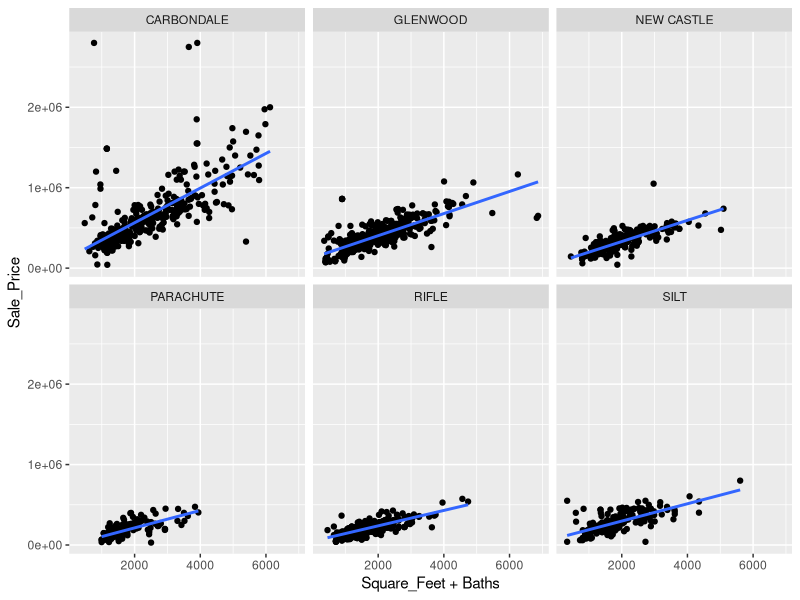
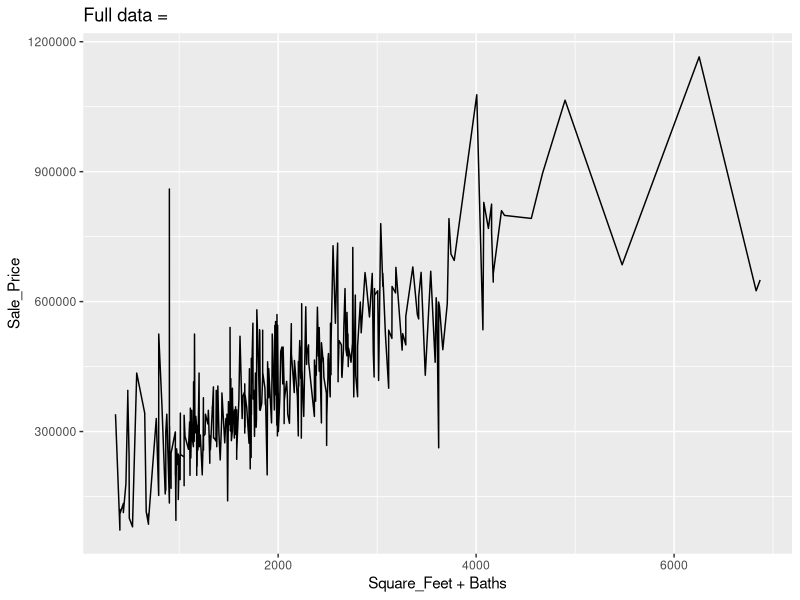
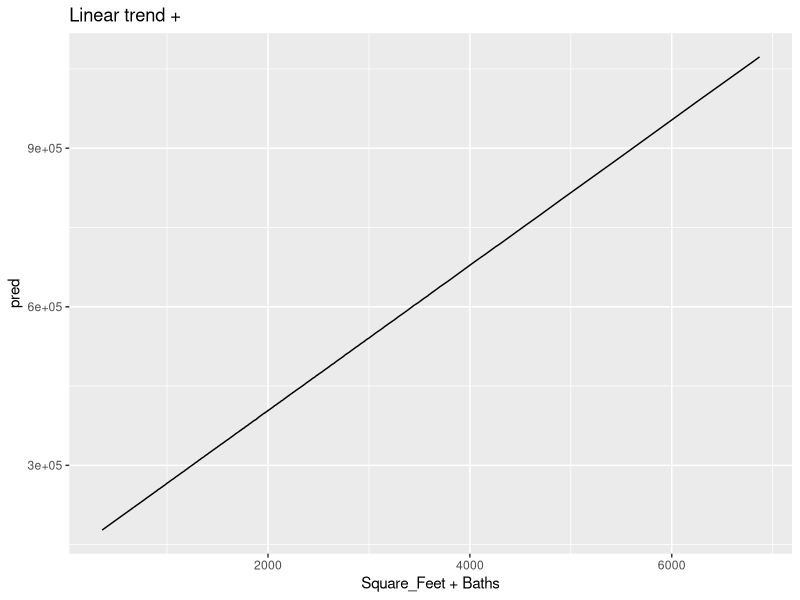
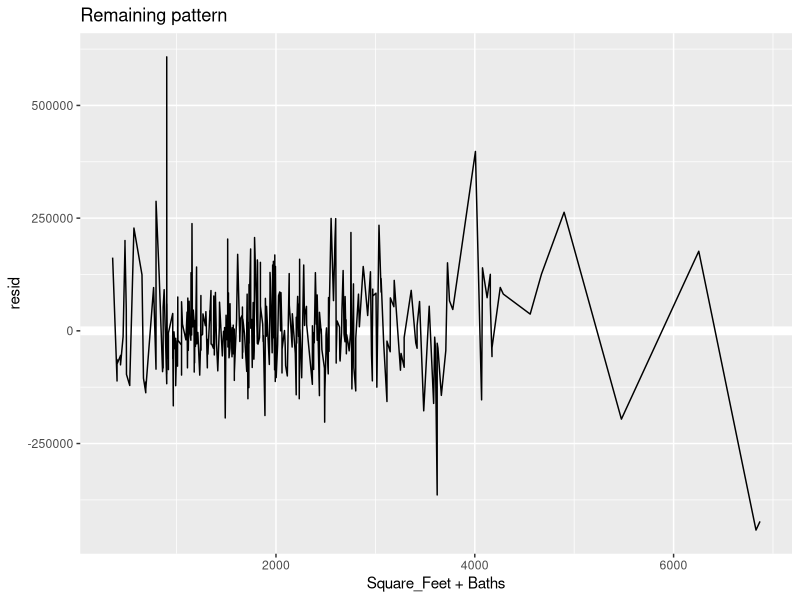
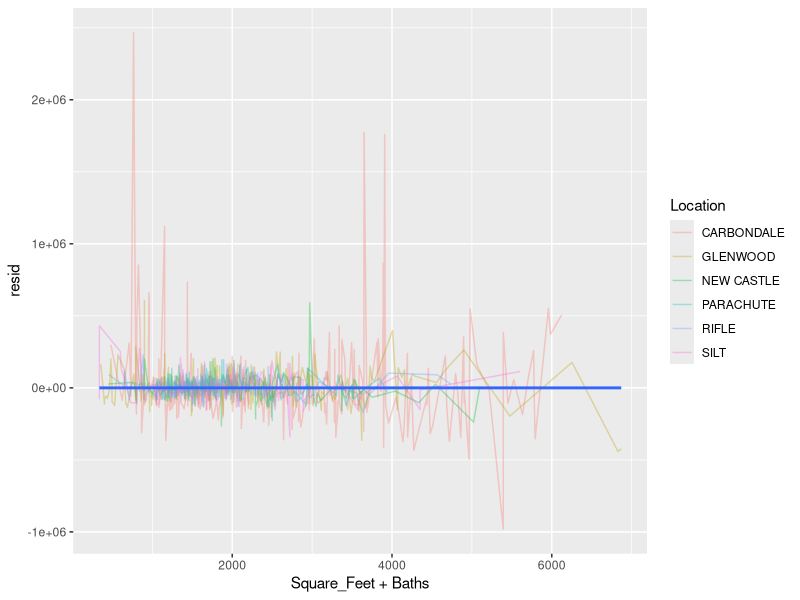
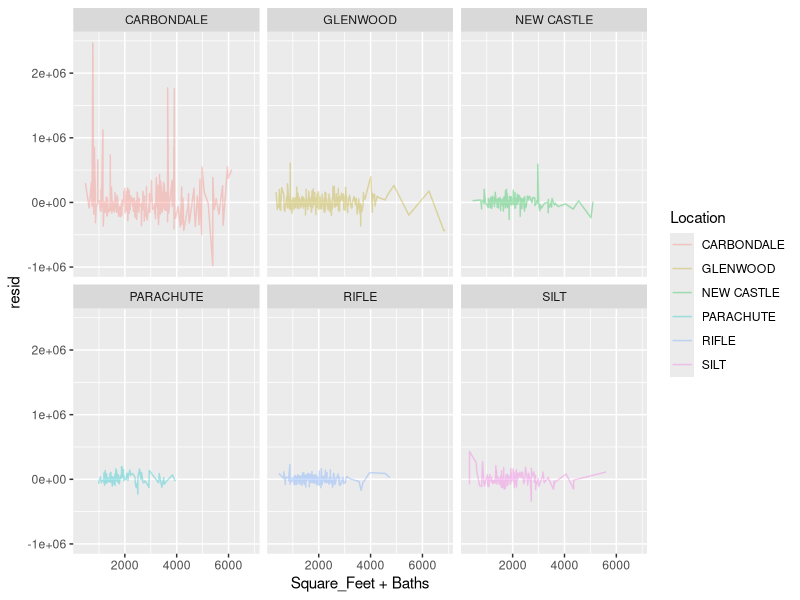
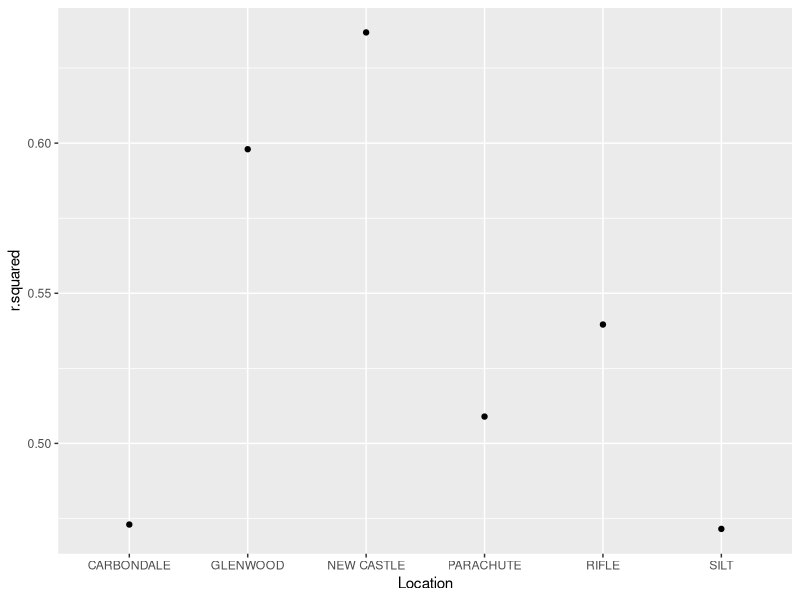
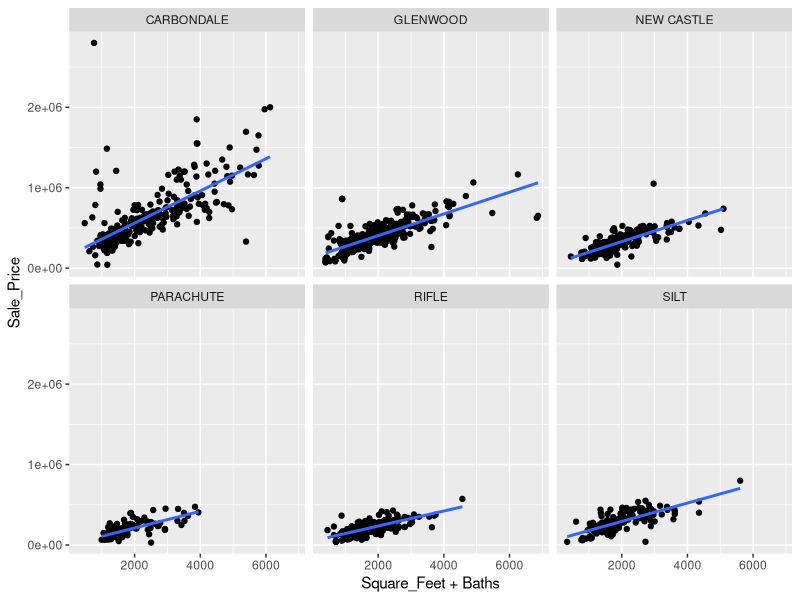

Write R code to recreate these figures, in order.
## ---- chunk 1
knitr::opts_chunk$set(echo = TRUE)
## ---- chunk 2
library(tidyverse)
no_zeros <- read_csv("garfield_no_zeros_clean.csv")
## ---- chunk 3
ggplot(data = no_zeros, aes(x = Square_Feet + Baths, y = Sale_Price)) + # I did not get an error but I don't think this works to update the visuals
  geom_point() + 
  geom_smooth(method = "lm", se = FALSE) +
  facet_wrap(~ Location)
## ---- chunk 4
library(broom)
# David Robinson's Steps 1 thru 4 on training dataset
coefficients <- no_zeros %>%
  nest(-Location) %>% 
  mutate(models = map(data, ~lm(Sale_Price ~ Square_Feet + Baths, .))) %>% 
  mutate(tidied = map(models, tidy)) %>% 
  unnest(tidied)
#Filter for slope values for each location and arrange
coefficients %>% filter(term=="Square_Feet") %>% arrange(estimate)
## ---- chunk 5
#I don't think it works to add + Baths and get new visuals
library(modelr)
glenwood <- filter(no_zeros, Location == "GLENWOOD")
glenwood %>% 
  ggplot(aes(Square_Feet + Baths, Sale_Price)) + 
  geom_line() +
  ggtitle("Full data = ")

glenwood_mod <- lm(Sale_Price ~ Square_Feet + Baths, data = glenwood)
glenwood %>% 
  add_predictions(glenwood_mod) %>% 
  ggplot(aes(Square_Feet + Baths, pred)) +
  geom_line() +
  ggtitle("Linear trend + ")

glenwood %>% 
  add_residuals(glenwood_mod) %>% 
  ggplot(aes(Square_Feet + Baths, resid)) +
  geom_hline(yintercept = 0, color = "white", size = 3) +
  geom_line() +
  ggtitle("Remaining pattern")
## ---- chunk 6
by_location <- no_zeros %>% 
  group_by(Location) %>% 
  nest()
by_location

# Equivalent method outlined by David Robinson used above would be:
#by_location <- no_zeros %>% 
  #nest(-Location)
## ---- chunk 7
by_location$data[[4]] #Parachute
## ---- chunk 8
location_model <- function(df){
  lm(Sale_Price ~ Square_Feet + Baths, data = df)
}
## ---- chunk 9
# models <- map(by_location$data, location_model)
## ---- chunk 10
by_location <- by_location %>% 
  mutate(model = map(data, location_model))
by_location
## ---- chunk 11
by_location %>% 
  filter(Location == "SILT")
## ---- chunk 12
by_location %>% 
  arrange(Location)
## ---- chunk 13
by_location <- by_location %>% 
  mutate(
    resids = map2(data, model, add_residuals)
  )
by_location
## ---- chunk 14
head(by_location$resids[[2]])
## ---- chunk 15
resids <- unnest(by_location, resids)
resids
## ---- chunk 16
resids %>% 
  ggplot(aes(Square_Feet + Baths, resid)) + #resid is a column in the tibbles within the resids list column
  geom_line(aes(group = Location, color=Location), alpha = 1 / 3) +
  geom_smooth(se = FALSE)
## ---- chunk 17
resids %>% 
  ggplot(aes(Square_Feet + Baths, resid, color = Location)) +
  geom_line(alpha = 1 / 3) +
  facet_wrap(~Location)
## ---- chunk 18
broom::glance(glenwood_mod)
## ---- chunk 19
by_location %>% 
  mutate(glance = map(model, broom::glance)) %>% 
  unnest(glance)
## ---- chunk 20
glance <- by_location %>% 
  mutate(glance = map(model, broom::glance)) %>% 
  unnest(glance, .drop = TRUE)
glance
## ---- chunk 21
glance %>% 
  arrange(r.squared)
## ---- chunk 22
glance %>% 
  ggplot(aes(Location, r.squared)) +
  geom_point()
## ---- chunk 23
smp_siz <-  floor(0.8*nrow(no_zeros))  # creates a value for dividing the data into train and test. In this case the value is defined as 80% of the number of rows in the dataset
smp_siz  # shows the value of the sample size
## ---- chunk 24
set.seed(123)   # set seed to ensure you always have same random numbers generated
train_ind <-  sample(seq_len(nrow(no_zeros)),size = smp_siz)  # Randomly identifies therows equal to sample size ( defined in previous instruction) from  all the rows of no_zeros dataset and stores the row number in train_ind
train <- no_zeros[train_ind,] #creates the training dataset with row numbers stored in train_ind
test <- no_zeros[-train_ind,] # creates the test dataset excluding the row numbers mentioned in train_ind
## ---- chunk 25
#Training dataset
ggplot(data = train, aes(x = Square_Feet + Baths, y = Sale_Price)) + 
  geom_point() + 
  geom_smooth(method = "lm", se = FALSE) +
  facet_wrap(~ Location)
## ---- chunk 26
#Test dataset
ggplot(data = test, aes(x = Square_Feet + Baths, y = Sale_Price)) + 
  geom_point() + 
  geom_smooth(method = "lm", se = FALSE) +
  facet_wrap(~ Location)
## ---- chunk 27
# David Robinson's Steps 1 thru 4 on training dataset
train_coefficients <- train %>%
  nest(-Location) %>% 
  mutate(models = map(data, ~lm(Sale_Price ~ Square_Feet + Baths, .))) %>% 
  mutate(tidied = map(models, tidy)) %>% 
  unnest(tidied)
#Filter for slope values for each location and arrange
train_coefficients %>% filter(term=="Square_Feet") %>% arrange(estimate)
## ---- chunk 28
# David Robinson's Steps 1 thru 4 on test dataset
test_coefficients <- test %>%
  nest(-Location) %>% 
  mutate(models = map(data, ~lm(Sale_Price ~ Square_Feet + Baths, .))) %>% 
  mutate(tidied = map(models, tidy)) %>% 
  unnest(tidied)
#Filter for slope values for each location and arrange
test_coefficients %>% filter(term=="Square_Feet") %>% arrange(estimate)
## ---- chunk 29
train_glance <- train %>%
  nest(-Location) %>% 
  mutate(models = map(data, ~lm(Sale_Price ~ Square_Feet + Baths, .))) %>% 
  mutate(glance = map(models, broom::glance)) %>% 
  unnest(glance, .drop = TRUE)
train_glance%>% arrange(r.squared)
## ---- chunk 30
test_glance <- test %>%
  nest(-Location) %>% 
  mutate(models = map(data, ~lm(Sale_Price ~ Square_Feet + Baths, .))) %>% 
  mutate(glance = map(models, broom::glance)) %>% 
  unnest(glance, .drop = TRUE)
test_glance %>% arrange(r.squared)
## ---- chunk 31
train_augment <- train %>%
  nest(-Location) %>% 
  mutate(models = map(data, ~lm(Sale_Price ~ Square_Feet + Baths, .))) %>% 
  mutate(augment = map(models, broom::augment)) %>% 
  unnest(augment)
train_augment
## ---- chunk 32
test_augment <- test %>%
  nest(-Location) %>% 
  mutate(models = map(data, ~lm(Sale_Price ~ Square_Feet + Baths, .))) %>% 
  mutate(augment = map(models, broom::augment)) %>% 
  unnest(augment)
test_augment
